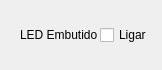
<?xml version="1.0" encoding="UTF-8"?>
<ui version="4.0">
 <class>Dialog</class>
 <widget class="QDialog" name="Dialog">
  <property name="geometry">
   <rect>
    <x>0</x>
    <y>0</y>
    <width>162</width>
    <height>70</height>
   </rect>
  </property>
  <property name="windowTitle">
   <string>Dialog</string>
  </property>
  <widget class="QCheckBox" name="checkBox">
   <property name="geometry">
    <rect>
     <x>100</x>
     <y>20</y>
     <width>80</width>
     <height>30</height>
    </rect>
   </property>
   <property name="minimumSize">
    <size>
     <width>70</width>
     <height>17</height>
    </size>
   </property>
   <property name="text">
    <string>Ligar</string>
   </property>
  </widget>
  <widget class="QLabel" name="label">
   <property name="geometry">
    <rect>
     <x>20</x>
     <y>20</y>
     <width>81</width>
     <height>30</height>
    </rect>
   </property>
   <property name="minimumSize">
    <size>
     <width>81</width>
     <height>20</height>
    </size>
   </property>
   <property name="text">
    <string>LED Embutido</string>
   </property>
  </widget>
 </widget>
 <layoutdefault spacing="6" margin="11"/>
 <resources/>
 <connections/>
</ui>
